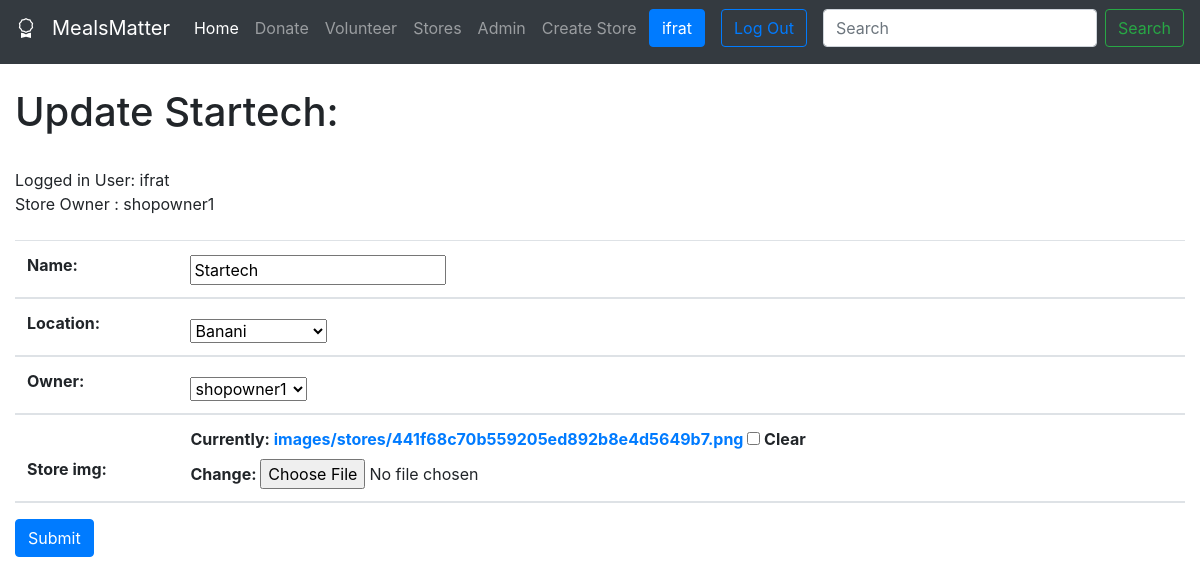
Page /stores/upd-store/12 (signed in) on the committed database.
### stores/models.py (models this page shows)
class Store(models.Model):
    name = models.CharField(max_length=100)
    location = models.CharField(choices=locations, max_length=100)
    owner = models.OneToOneField(User, default=None, on_delete=models.CASCADE)
    store_img = models.ImageField(upload_to="images/stores/", null=True, blank=True)
    def __str__(self):
        return self.name

### stores/views.py (the view)
# urls.py: path('upd-store/<int:s_id>', views.upd_store, name = 'upd-store'),
def upd_store(request, s_id):
    store = Store.objects.get(pk=s_id)
    if request.user.is_superuser:
        form = ShopUpdationForm(request.POST or None, instance=store)
    else:
        form = ShopUpdationFormUser(request.POST or None, instance=store)
    if form.is_valid():
        form.save()
        return redirect("view-shop")
    return render(request, 'update_store.html', {
        'store': store,
        'form': form
    })

### stores/forms.py
class ShopUpdationForm(forms.ModelForm):
    class Meta:
        model = Store
        fields = [
            'name',
            'location',
            'owner',
            'store_img'
        ]

### stores/templates/update_store.html (shortened to what this page needs)
{% extends 'navbar.html' %}
{% block content %}
{% if user.is_authenticated %}
    {% if user == store.owner %}
    <h1>Update {{ store }}: </h1>
    <br>
    Logged in User: {{ user }}<br>
    Store Owner : {{ store.owner }}<br>
    <br>
    <div class="wrapper fadeInDown">
    <div id="formContent">
    <form  method="post" enctype=
            "multipart/form-data">
    {% csrf_token %}
    <table class="table table-striped">
        <thead>
        <tr>
            <th scope="col"> {{ form.name.label_tag}}</th>
            <th scope="col"> {{ form.name}}</th>
        </tr>
        <tr>
            <th scope="col"> {{ form.location.label_tag}}</th>
            <th scope="col"> {{ form.location}}</th>
        </tr>
        <tr>
            <th scope="col"> {{ form.owner.label_tag}}</th>
            <th scope="col"> {{ form.owner}}</th>
        </tr>
        <tr>
            <th scope="col"> {{ form.store_img.label_tag}}</th>
            <th scope="col"> {{ form.store_img}}</th>
        </tr>
        </thead>
    </table>
<button class="btn btn-primary" type="submit">Submit</button>
</form>
</div>
</div>
        {% elif user.is_superuser %}
        <h1>Update {{ store }}: </h1>
    <br>
    Logged in User: {{ user }}<br>
    Store Owner : {{ store.owner }}<br>
    <br>
    <div class="wrapper fadeInDown">
    <div id="formContent">
    <form  method="post" enctype=
            "multipart/form-data">
    <table class="table table-striped">
        <thead>
        <tr>
            <th scope="col"> {{ form.name.label_tag}}</th>
            <th scope="col"> {{ form.name}}</th>
        </tr>
        <tr>
            <th scope="col"> {{ form.location.label_tag}}</th>
            <th scope="col"> {{ form.location}}</th>
        </tr>
        <tr>
            <th scope="col"> {{ form.owner.label_tag}}</th>
            <th scope="col"> {{ form.owner}}</th>
        </tr>
        <tr>
            <th scope="col"> {{ form.store_img.label_tag}}</th>
            <th scope="col"> {{ form.store_img}}</th>
        </tr>
        </thead>
    </table>
<button class="btn btn-primary" type="submit">Submit</button>
</form>
</div>
</div>
        {% else %}
        <h2>Access Denied</h2>
        <h3>Only the Shop owner can Update Information!</h3>
        Logged in User: {{ user }}<br>
        Store Owner : {{ store.owner }}<br><br>
        {% endif %}
{% else %}
    <h1>Sorry! You must be logged in to access this page!</h1>
    <br>
    <h3><a href="{% url 'login' %}">Click Here to Login</a></h3>
</form>
{% endif %}
{% endblock %}

### templates/navbar.html (shortened to what this page needs)
<!DOCTYPE html>
<html lang="en">
<head>
    <link rel="stylesheet" href="https://cdn.jsdelivr.net/npm/bootstrap@4.4.1/dist/css/bootstrap.min.css">
     <link rel="stylesheet" href=
"https://cdn.jsdelivr.net/npm/bootstrap-icons@1.5.0/font/bootstrap-icons.css" />
</head>
<body>
<nav class="navbar navbar-expand-lg navbar-dark bg-dark pb-3 mb-4">
  <a class="navbar-brand" href="{% url 'home' %}">
      <i class="bi bi-award mr-3"></i>MealsMatter</a>
  <div class="collapse navbar-collapse" id="navbarSupportedContent">
    <ul class="navbar-nav mr-auto">
      <li class="nav-item active">
        <a class="nav-link" href="{% url 'home' %}">Home <span class="sr-only">(current)</span></a>
      </li>
      <li class="nav-item">
        <a class="nav-link" href="{% url 'doner-reg' %}">Donate</a>
      </li>
      <li class="nav-item">
        <a class="nav-link" href="#">Volunteer</a>
      </li>
        <li class="nav-item">
        <a class="nav-link" href="{% url 'all-stores' %}">Stores</a>
      </li>
        <li class="nav-item">
        <a class="nav-link" href="http://127.0.0.1:8000/admin/">Admin</a>
      </li>
        {% if user.is_authenticated %}
        <li class="nav-item">
        <a class="nav-link" href="{% url 'create-store' %}">Create Store</a>
      </li>
        {% endif %}
    </ul>
      <ul class="navbar-nav mr-right">
          {% if user.is_authenticated %}
          <li class="mr-3">
              <a  href="" class="btn btn-primary">{{ user }}</a>
          </li>
          <li class="mr-3">
              <a  href="{% url 'logout' %}" class="btn btn-outline-primary">Log Out</a>
          </li>
            {% endif %}
      </ul>
    <form class="form-inline my-2 my-lg-0", method=POST action=
            "{% url 'search-stores' %}">
      <input class="form-control mr-sm-2" type="search" placeholder="Search" aria-label="Search"
      name="searched">
      <button class="btn btn-outline-success my-2 my-sm-0" type="submit">Search</button>
    </form>
  </div>
</nav>
<div class="container-fluid ">
    {% block content %}
    {% endblock %}
</div>
</body>
</html>

### rows in the picture
Store: name "Startech", owner "shopowner1", location "Banani"

### other values in the picture
{{ user }} "ifrat"
